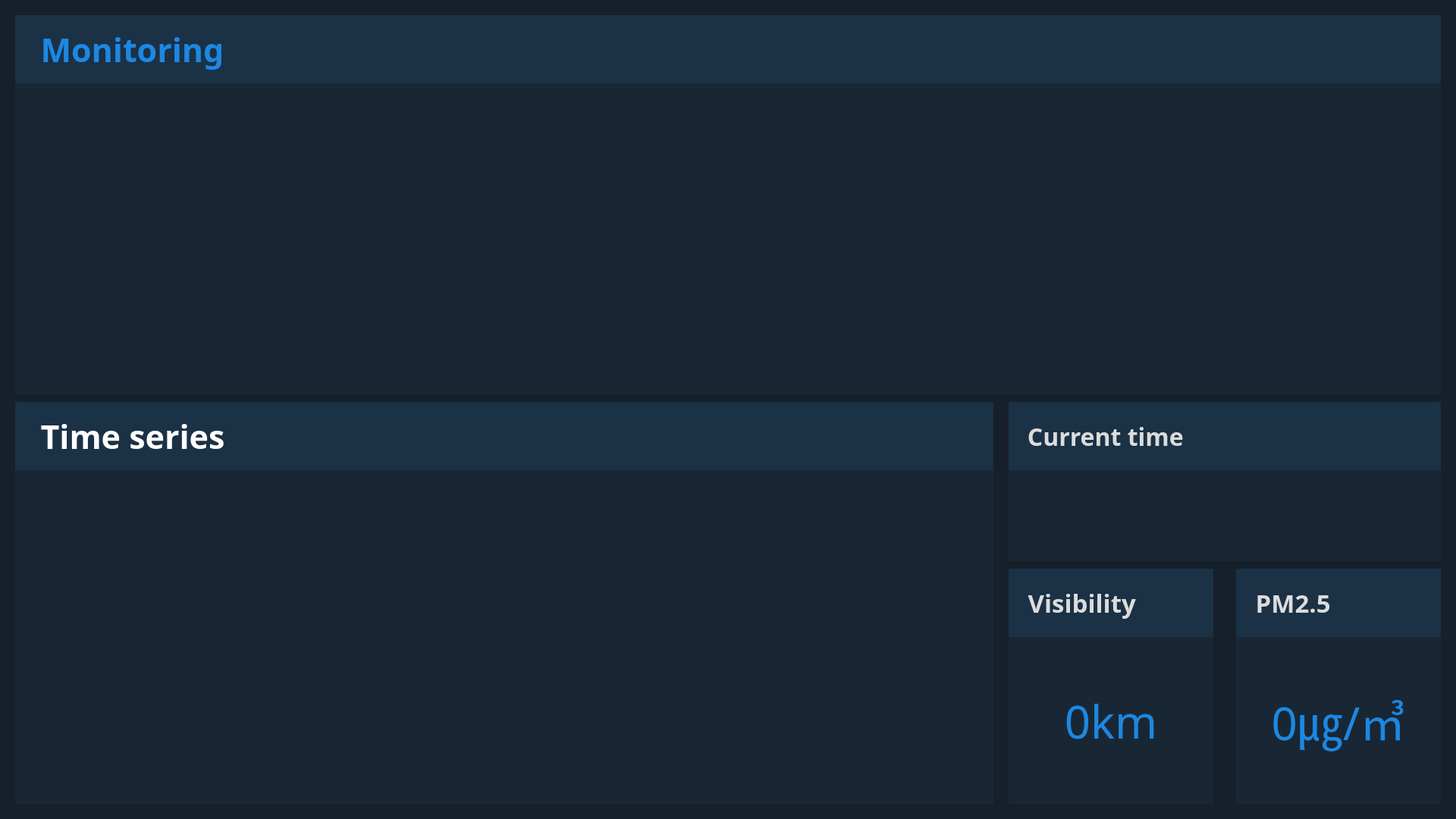
<?xml version="1.0" encoding="UTF-8"?>
<ui version="4.0">
 <class>js06_1920</class>
 <widget class="QWidget" name="js06_1920">
  <property name="geometry">
   <rect>
    <x>0</x>
    <y>0</y>
    <width>1920</width>
    <height>1080</height>
   </rect>
  </property>
  <property name="windowTitle">
   <string>JS06</string>
  </property>
  <property name="styleSheet">
   <string notr="true">#js06_1920
{
	background-color:rgb(22,32,42);
}</string>
  </property>
  <widget class="QLabel" name="title_label">
   <property name="geometry">
    <rect>
     <x>20</x>
     <y>20</y>
     <width>1880</width>
     <height>90</height>
    </rect>
   </property>
   <property name="font">
    <font>
     <family>NanumGothic</family>
     <pointsize>32</pointsize>
     <weight>75</weight>
     <bold>true</bold>
    </font>
   </property>
   <property name="styleSheet">
    <string notr="true">#title_label
{
	background-color:rgb(27,49,70);
	color:rgb(28,136,227);
}</string>
   </property>
   <property name="text">
    <string>   Monitoring</string>
   </property>
   <property name="alignment">
    <set>Qt::AlignLeading|Qt::AlignLeft|Qt::AlignVCenter</set>
   </property>
  </widget>
  <widget class="QPushButton" name="settings_button">
   <property name="geometry">
    <rect>
     <x>1830</x>
     <y>35</y>
     <width>57</width>
     <height>58</height>
    </rect>
   </property>
   <property name="styleSheet">
    <string notr="true">
#settings_button
{
	background-image: url(C:/Users/user/Workspace/target_manually/targets_manually/src/ui/icon/settings.png);
	border:0px;
}
#settings_button:pressed
{
	background-image: url(C:/Users/user/Workspace/target_manually/targets_manually/src/ui/icon/settings_on.png);
	background-color:rgb(27,49,70);
}
#settings_button:hover
{
	background-image: url(C:/Users/user/Workspace/target_manually/targets_manually/src/ui/icon/settings_on.png);
	background-color:rgb(27,49,70);
}</string>
   </property>
   <property name="text">
    <string/>
   </property>
   <property name="autoDefault">
    <bool>true</bool>
   </property>
   <property name="default">
    <bool>true</bool>
   </property>
   <property name="flat">
    <bool>true</bool>
   </property>
  </widget>
  <widget class="QLabel" name="image_label">
   <property name="geometry">
    <rect>
     <x>20</x>
     <y>110</y>
     <width>1880</width>
     <height>410</height>
    </rect>
   </property>
   <property name="styleSheet">
    <string notr="true">#image_label
{
	background-color:rgb(25,39,52);
}
</string>
   </property>
   <property name="text">
    <string/>
   </property>
  </widget>
  <widget class="QLabel" name="visibility_label">
   <property name="geometry">
    <rect>
     <x>20</x>
     <y>530</y>
     <width>1290</width>
     <height>90</height>
    </rect>
   </property>
   <property name="font">
    <font>
     <family>NanumGothic</family>
     <pointsize>32</pointsize>
     <weight>75</weight>
     <bold>true</bold>
    </font>
   </property>
   <property name="styleSheet">
    <string notr="true">#visibility_label
{
	background-color:rgb(27,49,70);
	color:rgb(255,255,255);
}</string>
   </property>
   <property name="text">
    <string>   Time series</string>
   </property>
   <property name="alignment">
    <set>Qt::AlignLeading|Qt::AlignLeft|Qt::AlignVCenter</set>
   </property>
  </widget>
  <widget class="QLabel" name="graph_label">
   <property name="geometry">
    <rect>
     <x>20</x>
     <y>620</y>
     <width>1290</width>
     <height>440</height>
    </rect>
   </property>
   <property name="styleSheet">
    <string notr="true">#graph_label
{
	background-color:rgb(25,39,52);
}
</string>
   </property>
   <property name="text">
    <string/>
   </property>
  </widget>
  <widget class="QPushButton" name="graph_pushButton">
   <property name="geometry">
    <rect>
     <x>1230</x>
     <y>550</y>
     <width>57</width>
     <height>56</height>
    </rect>
   </property>
   <property name="autoFillBackground">
    <bool>false</bool>
   </property>
   <property name="styleSheet">
    <string notr="true">
#graph_pushButton
{
	background-image: url(C:/Users/user/Workspace/target_manually/targets_manually/src/ui/icon/graph.png);
	border:0px;
}
</string>
   </property>
   <property name="text">
    <string/>
   </property>
   <property name="autoDefault">
    <bool>true</bool>
   </property>
   <property name="default">
    <bool>true</bool>
   </property>
   <property name="flat">
    <bool>true</bool>
   </property>
  </widget>
  <widget class="QLabel" name="time_label">
   <property name="geometry">
    <rect>
     <x>1330</x>
     <y>530</y>
     <width>570</width>
     <height>90</height>
    </rect>
   </property>
   <property name="font">
    <font>
     <family>NanumGothic</family>
     <pointsize>24</pointsize>
     <weight>75</weight>
     <bold>true</bold>
    </font>
   </property>
   <property name="styleSheet">
    <string notr="true">#time_label
{
	background-color:rgb(27,49,70);
	color:rgb(220,220,220);
}</string>
   </property>
   <property name="text">
    <string>   Current time</string>
   </property>
   <property name="alignment">
    <set>Qt::AlignLeading|Qt::AlignLeft|Qt::AlignVCenter</set>
   </property>
  </widget>
  <widget class="QPushButton" name="clock_pushButton">
   <property name="geometry">
    <rect>
     <x>1830</x>
     <y>550</y>
     <width>54</width>
     <height>54</height>
    </rect>
   </property>
   <property name="autoFillBackground">
    <bool>false</bool>
   </property>
   <property name="styleSheet">
    <string notr="true">
#clock_pushButton
{
	background-image: url(C:/Users/user/Workspace/target_manually/targets_manually/src/ui/icon/clock.png);
	border:0px;
}
</string>
   </property>
   <property name="text">
    <string/>
   </property>
   <property name="autoDefault">
    <bool>true</bool>
   </property>
   <property name="default">
    <bool>true</bool>
   </property>
   <property name="flat">
    <bool>true</bool>
   </property>
  </widget>
  <widget class="QLabel" name="real_time_label">
   <property name="geometry">
    <rect>
     <x>1330</x>
     <y>620</y>
     <width>570</width>
     <height>120</height>
    </rect>
   </property>
   <property name="font">
    <font>
     <family>NanumGothic</family>
     <pointsize>28</pointsize>
     <weight>50</weight>
     <bold>false</bold>
    </font>
   </property>
   <property name="styleSheet">
    <string notr="true">#real_time_label
{
	background-color:rgb(25,39,52);
	color:rgb(220,220,220);

}
</string>
   </property>
   <property name="text">
    <string/>
   </property>
   <property name="alignment">
    <set>Qt::AlignCenter</set>
   </property>
  </widget>
  <widget class="QLabel" name="c_vis_title_label">
   <property name="geometry">
    <rect>
     <x>1330</x>
     <y>750</y>
     <width>270</width>
     <height>90</height>
    </rect>
   </property>
   <property name="font">
    <font>
     <family>NanumGothic</family>
     <pointsize>25</pointsize>
     <weight>75</weight>
     <bold>true</bold>
    </font>
   </property>
   <property name="styleSheet">
    <string notr="true">#c_vis_title_label
{
	background-color:rgb(27,49,70);
	color:rgb(220,220,220);
}</string>
   </property>
   <property name="text">
    <string>   Visibility</string>
   </property>
   <property name="alignment">
    <set>Qt::AlignLeading|Qt::AlignLeft|Qt::AlignVCenter</set>
   </property>
  </widget>
  <widget class="QLabel" name="c_vis_label">
   <property name="geometry">
    <rect>
     <x>1330</x>
     <y>840</y>
     <width>270</width>
     <height>220</height>
    </rect>
   </property>
   <property name="font">
    <font>
     <family>NanumGothic</family>
     <pointsize>45</pointsize>
     <weight>50</weight>
     <bold>false</bold>
    </font>
   </property>
   <property name="contextMenuPolicy">
    <enum>Qt::PreventContextMenu</enum>
   </property>
   <property name="styleSheet">
    <string notr="true">#c_vis_label
{
	background-color:rgb(25,39,52);
	color:rgb(28,136,227);
}
</string>
   </property>
   <property name="text">
    <string>0km</string>
   </property>
   <property name="alignment">
    <set>Qt::AlignCenter</set>
   </property>
  </widget>
  <widget class="QPushButton" name="vis_pushButton">
   <property name="geometry">
    <rect>
     <x>1520</x>
     <y>770</y>
     <width>48</width>
     <height>48</height>
    </rect>
   </property>
   <property name="autoFillBackground">
    <bool>false</bool>
   </property>
   <property name="styleSheet">
    <string notr="true">
#vis_pushButton
{
	background-image: url(C:/Users/user/Workspace/target_manually/targets_manually/src/ui/icon/vis.png);
	border:0px;
}
</string>
   </property>
   <property name="text">
    <string/>
   </property>
   <property name="autoDefault">
    <bool>true</bool>
   </property>
   <property name="default">
    <bool>true</bool>
   </property>
   <property name="flat">
    <bool>true</bool>
   </property>
  </widget>
  <widget class="QWidget" name="verticalLayoutWidget">
   <property name="geometry">
    <rect>
     <x>20</x>
     <y>110</y>
     <width>1881</width>
     <height>411</height>
    </rect>
   </property>
   <layout class="QVBoxLayout" name="verticallayout"/>
  </widget>
  <widget class="QWidget" name="verticalLayoutWidget_2">
   <property name="geometry">
    <rect>
     <x>20</x>
     <y>620</y>
     <width>1291</width>
     <height>441</height>
    </rect>
   </property>
   <layout class="QVBoxLayout" name="web_verticalLayout"/>
  </widget>
  <widget class="QLabel" name="c_pm_label">
   <property name="geometry">
    <rect>
     <x>1630</x>
     <y>840</y>
     <width>270</width>
     <height>220</height>
    </rect>
   </property>
   <property name="font">
    <font>
     <family>NanumGothic</family>
     <pointsize>45</pointsize>
     <weight>50</weight>
     <bold>false</bold>
    </font>
   </property>
   <property name="contextMenuPolicy">
    <enum>Qt::PreventContextMenu</enum>
   </property>
   <property name="styleSheet">
    <string notr="true">#c_pm_label

{
	background-color:rgb(25,39,52);
	color:rgb(28,136,227);
}
</string>
   </property>
   <property name="text">
    <string>0㎍/㎥</string>
   </property>
   <property name="alignment">
    <set>Qt::AlignCenter</set>
   </property>
  </widget>
  <widget class="QLabel" name="c_pm_title_label">
   <property name="geometry">
    <rect>
     <x>1630</x>
     <y>750</y>
     <width>270</width>
     <height>90</height>
    </rect>
   </property>
   <property name="font">
    <font>
     <family>NanumGothic</family>
     <pointsize>25</pointsize>
     <weight>75</weight>
     <bold>true</bold>
    </font>
   </property>
   <property name="styleSheet">
    <string notr="true">#c_pm_title_label
{
	background-color:rgb(27,49,70);
	color:rgb(220,220,220);
}</string>
   </property>
   <property name="text">
    <string>   PM2.5</string>
   </property>
   <property name="alignment">
    <set>Qt::AlignLeading|Qt::AlignLeft|Qt::AlignVCenter</set>
   </property>
  </widget>
 </widget>
 <resources/>
 <connections/>
</ui>
